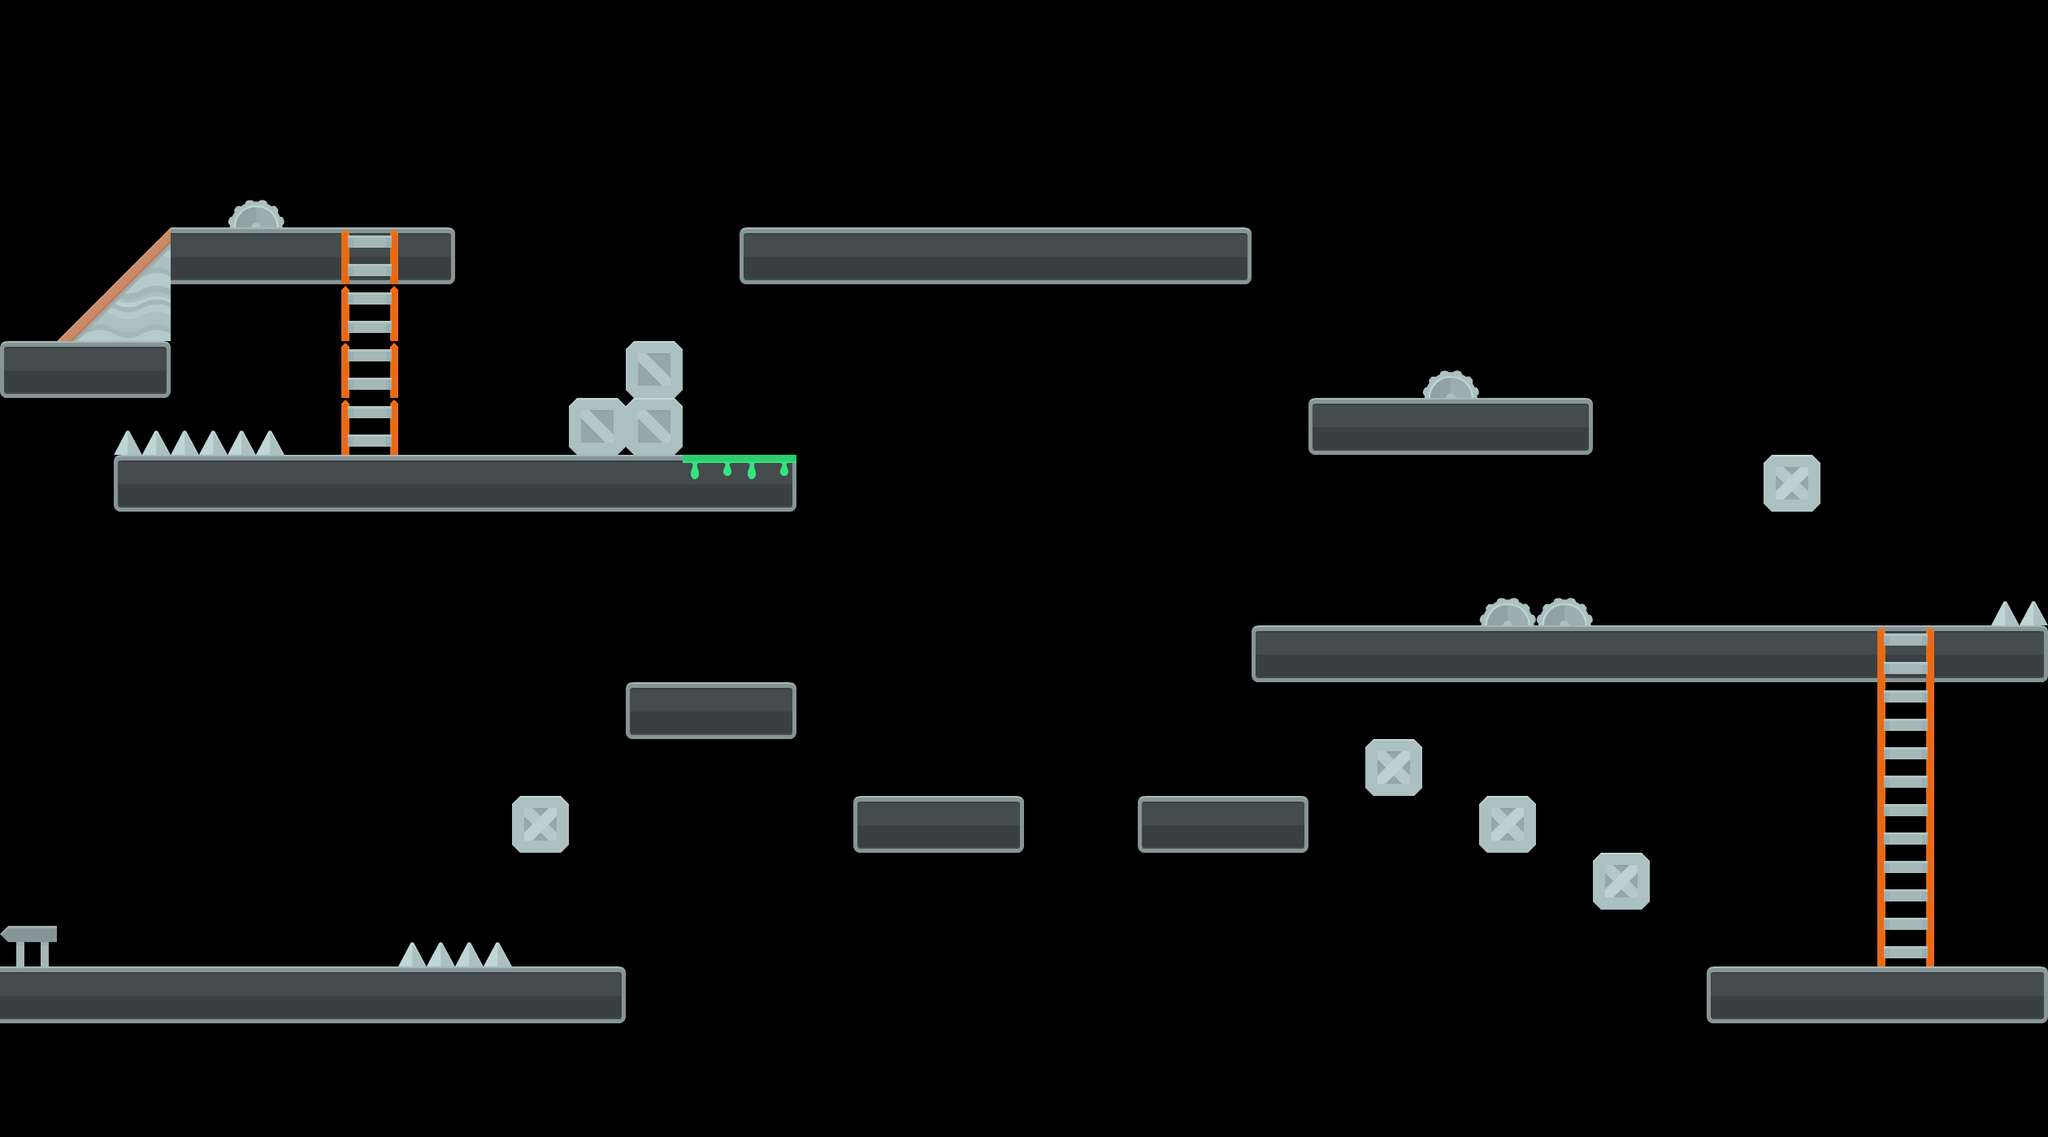

This game map was drawn from its Tiled (.tmx) file and the tilesets committed beside it. A one-line description and the trimmed map source follow:
An orthogonal 36x20 tile map with 70x70 px tiles, 2 tile layers (Platform, Desen Katmanı 3), 1 hidden layer not drawn, 2 tilesets and 26 objects (5x enemy, player, end).

<map version="1.8" tiledversion="1.8.4" orientation="orthogonal" renderorder="right-down" width="36" height="20" tilewidth="70" tileheight="70" infinite="0" nextlayerid="7" nextobjectid="53">
 <tileset firstgid="1" source="PlatformTiles.tsx" />
 <tileset firstgid="113" source="Background.tsx" />
 <objectgroup id="5" name="objects">
  <object id="21" name="player" x="420" y="140" width="70" height="70" />
  <object id="22" name="enemy" x="1190" y="210" width="70" height="70" />
  <object id="25" x="910" y="280">
   <polygon points="0,0 0,70 630,70 630,0" />
  </object>
  <object id="27" name="end" x="0" y="1120" width="70" height="70" />
  <object id="28" x="140" y="560">
   <polygon points="0,0 840,0 840,70 0,70" />
  </object>
  <object id="29" x="0" y="420">
   <polygon points="0,0 210,0 210,70 0,70" />
  </object>
  <object id="30" x="70" y="420">
   <polygon points="0,0 140,0 140,-140" />
  </object>
  <object id="31" x="210" y="280">
   <polygon points="0,0 350,0 350,70 0,70 0,0 0,70" />
  </object>
  <object id="32" x="1610" y="490">
   <polygon points="0,0 0,70 350,70 350,0" />
  </object>
  <object id="33" x="1540" y="770">
   <polygon points="0,0 0,70 980,70 980,0" />
  </object>
  <object id="34" x="1400" y="980">
   <polygon points="0,0 0,70 210,70 210,0" />
  </object>
  <object id="35" x="1050" y="980">
   <polygon points="0,0 0,70 210,70 210,0 0,0" />
  </object>
  <object id="36" x="770" y="840">
   <polygon points="0,0 0,70 210,70 210,0" />
  </object>
  <object id="37" x="2100" y="1190">
   <polygon points="0,0 0,70 420,70 420,0" />
  </object>
  <object id="38" x="2170" y="560">
   <polygon points="0,0 0,70 70,70 70,0" />
  </object>
  <object id="39" x="1960" y="1050">
   <polygon points="0,0 0,70 70,70 70,0" />
  </object>
  <object id="40" x="1820" y="980">
   <polygon points="0,0 0,70 70,70 70,0" />
  </object>
  <object id="41" x="1680" y="910">
   <polygon points="0,0 0,70 70,70 70,0" />
  </object>
  <object id="42" x="630" y="980">
   <polygon points="0,0 0,70 70,70 70,0" />
  </object>
  <object id="43" x="700" y="490">
   <polygon points="0,0 140,0 140,70 0,70" />
  </object>
  <object id="44" x="770" y="420">
   <polygon points="0,0 0,70 70,70 70,0" />
  </object>
  <object id="47" name="enemy" x="1680" y="420" width="70" height="70" />
  <object id="48" name="enemy" x="2030" y="700" width="70" height="70" />
  <object id="49" name="enemy" x="1120" y="910" width="70" height="70" />
  <object id="50" name="enemy" x="840" y="770" width="70" height="70" />
  <object id="52" x="0" y="1190">
   <polygon points="0,0 0,70 770,70 770,0" />
  </object>
 </objectgroup>
 <layer id="6" name="Background" width="36" height="20" visible="0">
  <data>[720 cells, 720 non-empty, 9 distinct tile ids]</data>
 </layer>
 <layer id="2" name="Platform" width="36" height="20">
  <data>[720 cells, 85 non-empty, 7 distinct tile ids]</data>
 </layer>
 <layer id="3" name="Desen Katmanı 3" width="36" height="20">
  <data>[720 cells, 23 non-empty, 6 distinct tile ids]</data>
 </layer>
</map>
